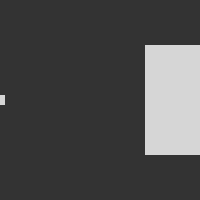
Frame 1 (no input)
Frame 60 (the mouse pressed at the canvas centre just before this capture): identical to frame 1, image omitted
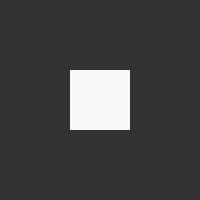
Frame 120 (the mouse held since frame 60 and released just before this capture)

The Processing sketch that drew these frames (run headless with seeded random() and noise(); from frame 60 on, the mouse is pressed at the canvas centre):

// Processing sketch: Mouse2D
// ── Mouse2D.pde
/**
 * Mouse 2D. 
 * 
 * Moving the mouse changes the position and size of each box. 
 * 
 * Updated 21 August 2002
 */
 
void setup() 
{
  size(200, 200); 
  noStroke();
  colorMode(RGB, 255, 255, 255, 100);
  rectMode(CENTER);
}

void draw() 
{   
  background(51); 
  fill(255, 80);
  rect(mouseX, height/2, mouseY/2+10, mouseY/2+10);
  fill(255, 80);
  rect(width-mouseX, height/2, ((height-mouseY)/2)+10, ((height-mouseY)/2)+10);
}
